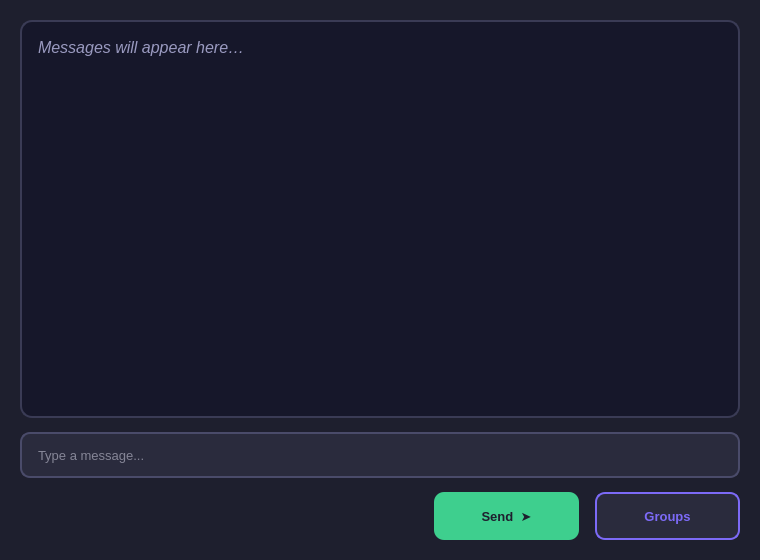
<?xml version="1.0" encoding="UTF-8"?>
<ui version="4.0">
 <class>ChatWindow</class>

 <widget class="QWidget" name="ChatWindow">
  <property name="geometry">
   <rect>
    <x>0</x>
    <y>0</y>
    <width>760</width>
    <height>560</height>
   </rect>
  </property>

  <property name="windowTitle">
   <string>Campus Connect - Chat</string>
  </property>

  <property name="styleSheet">
   <string notr="true">
QWidget#ChatWindow {
    font-family: 'Segoe UI', Arial, sans-serif;
    color: #e0e0f0;
    background-color: #1e1f2e;
}

/* ── Chat display ── */
QTextEdit {
    background-color: #16172a;
    border: 2px solid #3a3b55;
    border-radius: 12px;
    padding: 12px;
    font-size: 13px;
    font-family: 'Segoe UI', Arial, sans-serif;
    color: #dcdcf0;
}

/* ── Message input ── */
QLineEdit {
    background-color: #2a2b3d;
    color: #e0e0f0;
    border: 2px solid #4a4b6a;
    border-radius: 10px;
    padding: 4px 14px;
    font-size: 13px;
    font-family: 'Segoe UI', Arial, sans-serif;
}
QLineEdit:focus {
    border: 2px solid #7c6af7;
}
QLineEdit[placeholderText] {
    color: #9a9ac0;
}

/* ── Send button ── */
QPushButton#sendButton {
    background-color: #3ecf8e;
    color: #1e1f2e;
    border: none;
    border-radius: 10px;
    font-size: 13px;
    font-weight: bold;
    font-family: 'Segoe UI', Arial, sans-serif;
}
QPushButton#sendButton:hover {
    background-color: #55e0a3;
}
QPushButton#sendButton:pressed {
    background-color: #28a570;
}

/* ── Groups button ── */
QPushButton#groupButton {
    background-color: #2a2b3d;
    color: #7c6af7;
    border: 2px solid #7c6af7;
    border-radius: 10px;
    font-size: 13px;
    font-weight: bold;
    font-family: 'Segoe UI', Arial, sans-serif;
}
QPushButton#groupButton:hover {
    background-color: #7c6af7;
    color: #ffffff;
}
QPushButton#groupButton:pressed {
    background-color: #5a4fcf;
    color: #ffffff;
}

/* ── Scrollbars ── */
QScrollBar:vertical {
    background: #1e1f2e;
    width: 8px;
    border-radius: 4px;
}
QScrollBar::handle:vertical {
    background: #4a4b6a;
    border-radius: 4px;
    min-height: 20px;
}
QScrollBar::handle:vertical:hover {
    background: #7c6af7;
}
QScrollBar::add-line:vertical,
QScrollBar::sub-line:vertical {
    height: 0px;
}
   </string>
  </property>

  <layout class="QVBoxLayout" name="verticalLayout">
   <property name="leftMargin">
    <number>20</number>
   </property>
   <property name="topMargin">
    <number>20</number>
   </property>
   <property name="rightMargin">
    <number>20</number>
   </property>
   <property name="bottomMargin">
    <number>20</number>
   </property>
   <property name="spacing">
    <number>14</number>
   </property>

   <item>
    <widget class="QTextEdit" name="chatDisplay">
     <property name="readOnly">
      <bool>true</bool>
     </property>
     <property name="font">
      <font>
       <family>Segoe UI</family>
       <pointsize>12</pointsize>
      </font>
     </property>
     <property name="html">
      <string>&lt;!DOCTYPE HTML&gt;&lt;html&gt;&lt;body style="font-family:'Segoe UI'; font-size:12pt; color:#9a9ac0;"&gt;
      &lt;p style="margin:6px 0;"&gt;&lt;i&gt;Messages will appear here…&lt;/i&gt;&lt;/p&gt;
      &lt;/body&gt;&lt;/html&gt;</string>
     </property>
    </widget>
   </item>

   <item>
    <widget class="QLineEdit" name="messageInput">
     <property name="minimumSize">
      <size>
       <width>0</width>
       <height>46</height>
      </size>
     </property>
     <property name="placeholderText">
      <string>Type a message...</string>
     </property>
    </widget>
   </item>

   <item>
    <layout class="QHBoxLayout" name="horizontalLayout">
     <property name="spacing">
      <number>16</number>
     </property>

     <item>
      <spacer name="horizontalSpacer">
       <property name="orientation">
        <enum>Qt::Horizontal</enum>
       </property>
       <property name="sizeHint" stdset="0">
        <size>
         <width>40</width>
         <height>20</height>
        </size>
       </property>
      </spacer>
     </item>

     <item>
      <widget class="QPushButton" name="sendButton">
       <property name="minimumSize">
        <size>
         <width>145</width>
         <height>48</height>
        </size>
       </property>
       <property name="maximumSize">
        <size>
         <width>145</width>
         <height>48</height>
        </size>
       </property>
       <property name="text">
        <string>Send  ➤</string>
       </property>
      </widget>
     </item>

     <item>
      <widget class="QPushButton" name="groupButton">
       <property name="minimumSize">
        <size>
         <width>145</width>
         <height>48</height>
        </size>
       </property>
       <property name="maximumSize">
        <size>
         <width>145</width>
         <height>48</height>
        </size>
       </property>
       <property name="text">
        <string>Groups</string>
       </property>
      </widget>
     </item>

    </layout>
   </item>

  </layout>
 </widget>

 <resources/>
 <connections/>
</ui>
